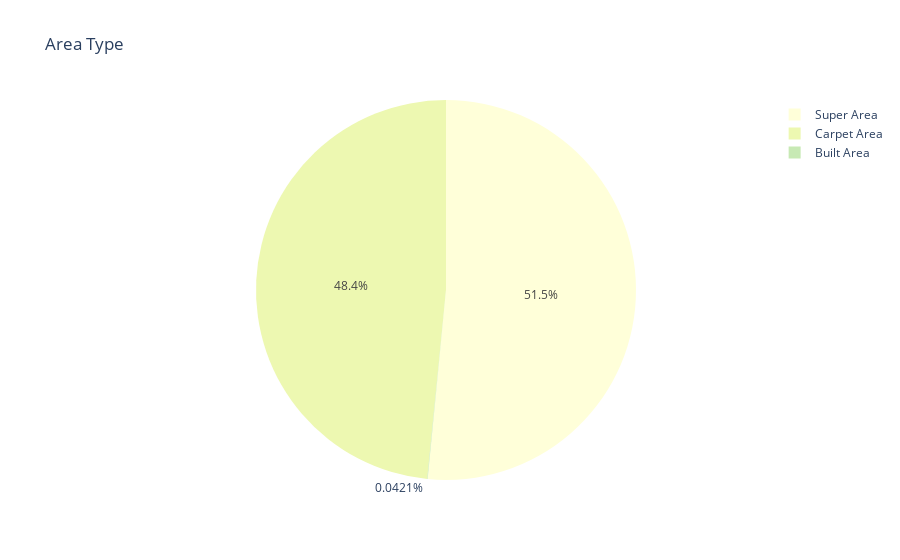

The cell this chart's notebook holds for it:
### Code cell
figure = px.pie(house_rent_data,names='Area Type',title='Area Type',color_discrete_sequence=px.colors.sequential.YlGnBu)
figure.show()

### Figure 1 — Plotly figure (JSON) as saved in the notebook; plotly's stock layout.template omitted (floating-point values rounded to 4 significant figures; data arrays with more than 128 entries replaced by an {"elided": "..."} marker saying what was removed)
{"data": [{"domain": {"x": [0, 1], "y": [0, 1]}, "hovertemplate": "Area Type=%{label}<extra></extra>", "labels": {"elided": "4746 str values"}, "legendgroup": "", "name": "", "showlegend": true, "type": "pie"}], "layout": {"legend": {"tracegroupgap": 0}, "piecolorway": ["rgb(255,255,217)", "rgb(237,248,177)", "rgb(199,233,180)", "rgb(127,205,187)", "rgb(65,182,196)", "rgb(29,145,192)", "rgb(34,94,168)", "rgb(37,52,148)", "rgb(8,29,88)"], "title": {"text": "Area Type"}}}
